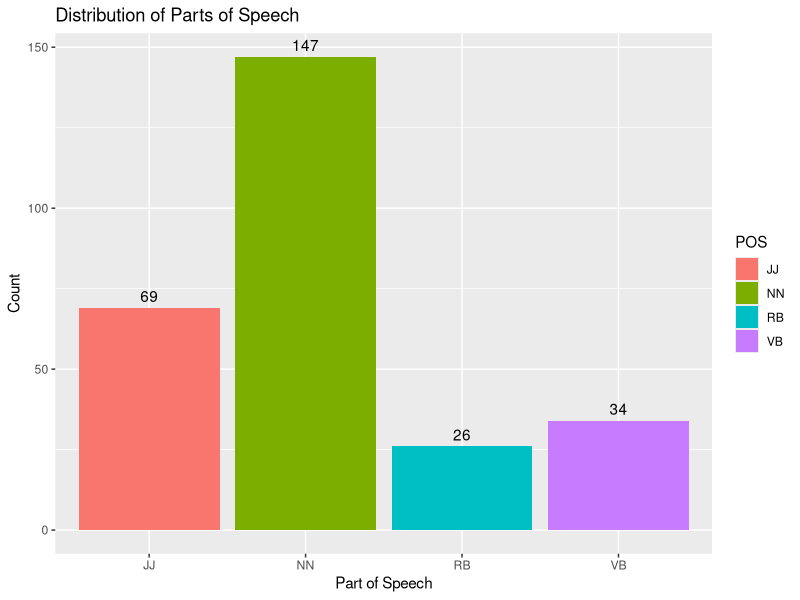
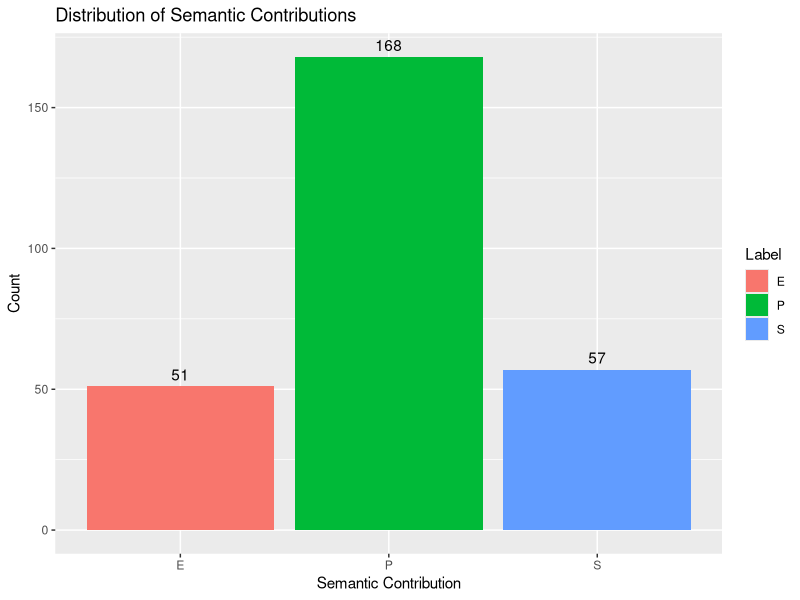
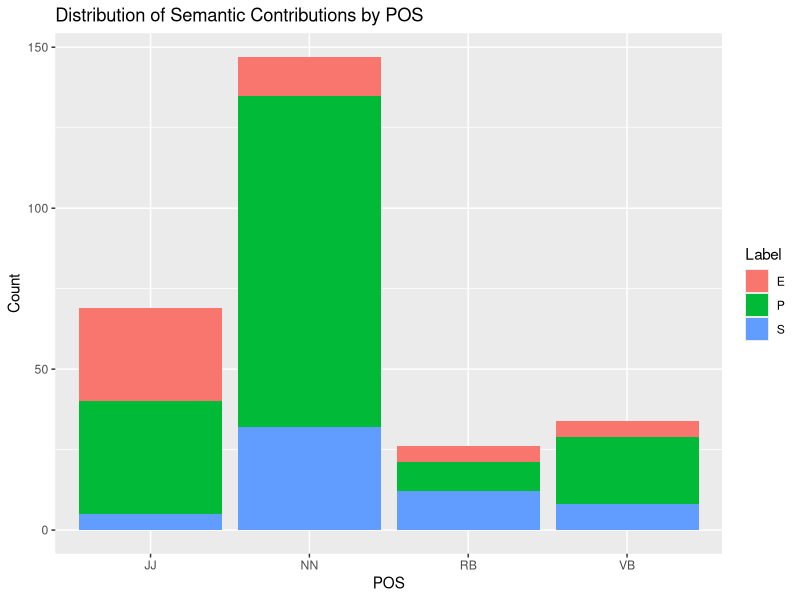
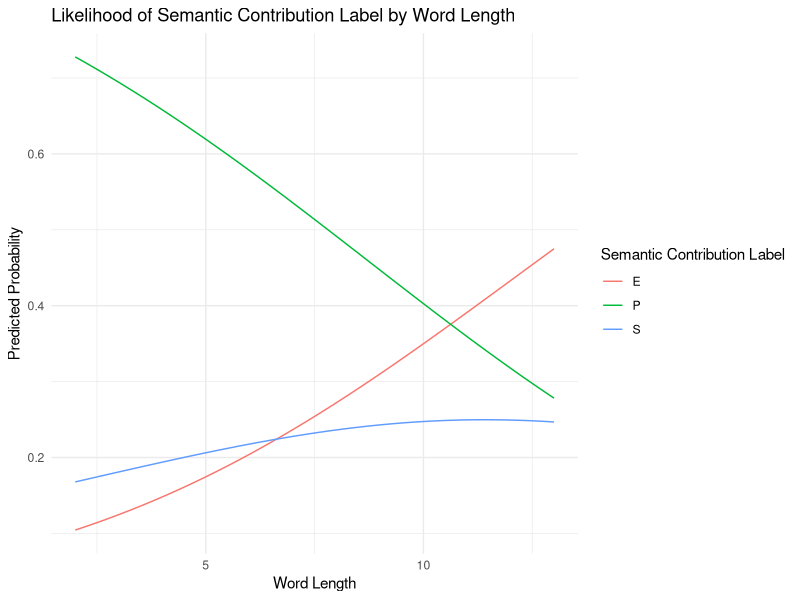
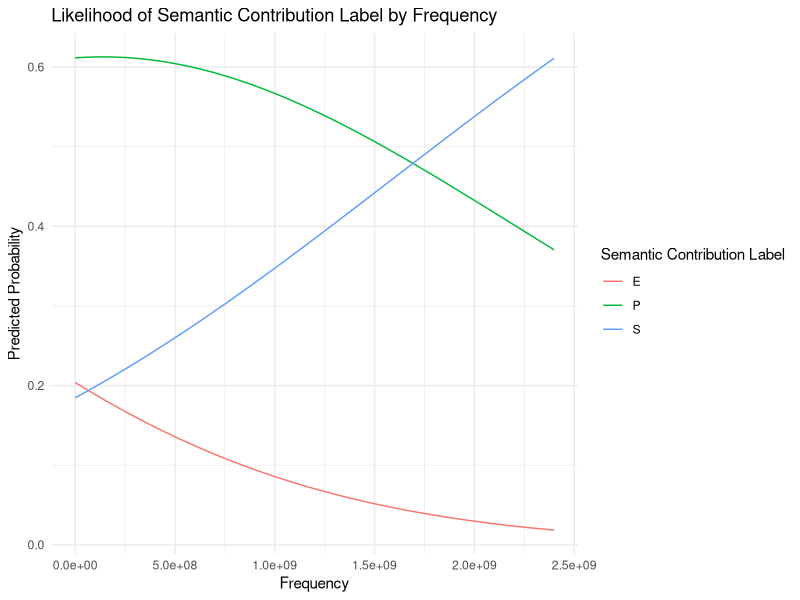

Here is the R script that generated these plots, in order:
## ---- chunk 1
salad.data <- read.csv("../data/salad_consolidated_refined_counted.csv")

head(salad.data)
## ---- chunk 2
opensubs.data <- read.csv("../data/222k_filtered_counted.csv")

head(opensubs.data)
## ---- chunk 3
# Load required libraries
library(dplyr)

# Read the CSV file
data <- read.csv("../data/222k_filtered_counted.csv")

# Read the labels from text files
labels_1 <- readLines("../data/annotations/opensubs_agreed_1.txt")
labels_2 <- readLines("../data/annotations/opensubs_agreed_2.txt")

# Combine the labels into a single vector
all_labels <- c(labels_1, labels_2)

# Add the labels as a new column to the data frame
#data <- mutate(data, Label = all_labels)

# Write the updated data frame to a new CSV file
#write.csv(data, "222k_filtered_counted_with_labels.csv", row.names = FALSE)


## ---- chunk 4
library(ggplot2)

ggplot(salad.data, aes(x = POS, fill = POS)) +
  geom_bar() +
  geom_text(stat='count', aes(label= after_stat(count)), vjust=-0.5) + 
  labs(title = "Distribution of Parts of Speech",
       x = "Part of Speech",
       y = "Count")

## ---- chunk 5
library(ggplot2)

ggplot(salad.data, aes(x = Label, fill = Label)) +
  geom_bar() +
  geom_text(stat='count', aes(label= after_stat(count)), vjust=-0.5) + 
  labs(title = "Distribution of Semantic Contributions",
       x = "Semantic Contribution",
       y = "Count")

## ---- chunk 6
library(ggplot2)
library(nnet)

summary(salad.data)
ggplot(salad.data, aes(x = POS, fill = Label)) +
  geom_bar() + 
  labs(title = "Distribution of Semantic Contributions by POS",
       x = "POS",
       y = "Count")


## ---- chunk 7

## ---- chunk 8
model <- multinom(Label ~ POS + Word_Length + Freq_Count, data = salad.data)

summary(model)
## ---- chunk 9
z <- summary(model)$coefficients/summary(model)$standard.errors
z
## ---- chunk 10
p <- (1 - pnorm(abs(z), 0, 1)) * 2
p
## ---- chunk 11
length.model <- multinom(Label ~ Word_Length, data = salad.data)

summary(length.model)
## ---- chunk 12
# Load required libraries
library(ggplot2)
library(tidyr)

# Generate data for prediction (word length)
new_data <- data.frame(Word_Length = seq(min(salad.data$Word_Length), max(salad.data$Word_Length), length.out = 100))
head(new_data)
## ---- chunk 13
# Predict probabilities for each category
predictions <- predict(length.model, newdata = new_data, type = "probs")
head(predictions)
## ---- chunk 14
# Convert predictions to a data frame
predictions_df <- data.frame(new_data, predictions)

# Reshape predictions for plotting
predictions_df <- gather(predictions_df, Label, Probability, -Word_Length)

# Plot predicted probabilities
ggplot(predictions_df, aes(x = Word_Length, y = Probability, color = Label)) +
  geom_line() +
  labs(title = "Likelihood of Semantic Contribution Label by Word Length",
       x = "Word Length",
       y = "Predicted Probability",
       color = "Semantic Contribution Label") +
  theme_minimal()
## ---- chunk 15
freq.model <- multinom(Label ~ Freq_Count, data = salad.data)

summary(freq.model)
## ---- chunk 16
# Load required libraries
library(ggplot2)
library(tidyr)

# Generate data for prediction (word length)
new_data <- data.frame(Freq_Count = seq(min(salad.data$Freq_Count), max(salad.data$Freq_Count), length.out = 100))
head(new_data)
## ---- chunk 17
# Predict probabilities for each category
predictions <- predict(freq.model, newdata = new_data, type = "probs")

head(predictions)
## ---- chunk 18
# Load required libraries
library(ggplot2)
library(tidyr)

# Generate data for prediction (word length)
new_data <- data.frame(Freq_Count = seq(min(salad.data$Freq_Count), max(salad.data$Freq_Count), length.out = 100))

# Predict probabilities for each category
predictions <- predict(freq.model, newdata = new_data, type = "probs")

# Convert predictions to a data frame
predictions_df <- data.frame(new_data, predictions)

# Reshape predictions for plotting
predictions_df <- gather(predictions_df, Label, Probability, -Freq_Count)

# Plot predicted probabilities
ggplot(predictions_df, aes(x = Freq_Count, y = Probability, color = Label)) +
  geom_line() +
  labs(title = "Likelihood of Semantic Contribution Label by Frequency",
       x = "Frequency",
       y = "Predicted Probability",
       color = "Semantic Contribution Label") +
  theme_minimal()
## ---- chunk 19
head(pp <- fitted(model), n=20)

## ---- chunk 20
library(tibble)

(my_tibble <- tibble(
  Part.of.Speech = c("NN", "JJ", "RB", "VB"),
  E = c(0.07946939, 0.42028842, 0.19230901, 0.14705943),
  P = c(0.7019874, 0.5072467, 0.3461578, 0.6176449),
  S = c(0.21854326, 0.07246485, 0.46153322, 0.23529567)
))

